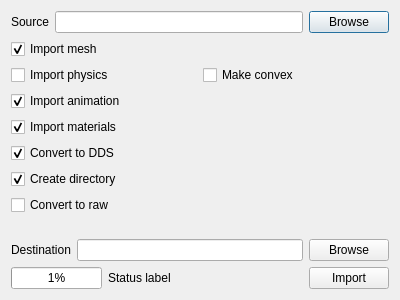
<?xml version="1.0" encoding="UTF-8"?>
<ui version="4.0">
 <class>ImportAssetDialog</class>
 <widget class="QDialog" name="ImportAssetDialog">
  <property name="geometry">
   <rect>
    <x>0</x>
    <y>0</y>
    <width>400</width>
    <height>300</height>
   </rect>
  </property>
  <property name="windowTitle">
   <string>Import asset</string>
  </property>
  <layout class="QVBoxLayout" name="verticalLayout_2">
   <item>
    <layout class="QHBoxLayout" name="horizontalLayout_3">
     <item>
      <widget class="QLabel" name="label">
       <property name="text">
        <string>Source</string>
       </property>
      </widget>
     </item>
     <item>
      <widget class="FilePathEdit" name="sourceInput"/>
     </item>
     <item>
      <widget class="QPushButton" name="browseSourceButton">
       <property name="text">
        <string>Browse</string>
       </property>
      </widget>
     </item>
    </layout>
   </item>
   <item>
    <widget class="QCheckBox" name="importMeshCheckbox">
     <property name="text">
      <string>Import mesh</string>
     </property>
     <property name="checked">
      <bool>true</bool>
     </property>
    </widget>
   </item>
   <item>
    <layout class="QHBoxLayout" name="physicsLayout">
     <item>
      <widget class="QCheckBox" name="importPhysicsCheckbox">
       <property name="text">
        <string>Import physics</string>
       </property>
      </widget>
     </item>
     <item>
      <widget class="QCheckBox" name="convexPhysicsCheckbox">
       <property name="text">
        <string>Make convex</string>
       </property>
      </widget>
     </item>
    </layout>
   </item>
   <item>
    <widget class="QCheckBox" name="importAnimationCheckbox">
     <property name="text">
      <string>Import animation</string>
     </property>
     <property name="checked">
      <bool>true</bool>
     </property>
    </widget>
   </item>
   <item>
    <widget class="QCheckBox" name="importMaterialsCheckbox">
     <property name="text">
      <string>Import materials</string>
     </property>
     <property name="checked">
      <bool>true</bool>
     </property>
    </widget>
   </item>
   <item>
    <widget class="QCheckBox" name="convertToDDSCheckbox">
     <property name="text">
      <string>Convert to DDS</string>
     </property>
     <property name="checked">
      <bool>true</bool>
     </property>
    </widget>
   </item>
   <item>
    <widget class="QCheckBox" name="createDirectoryCheckbox">
     <property name="text">
      <string>Create directory </string>
     </property>
     <property name="checked">
      <bool>true</bool>
     </property>
    </widget>
   </item>
   <item>
    <widget class="QCheckBox" name="convertToRawCheckbox">
     <property name="text">
      <string>Convert to raw</string>
     </property>
    </widget>
   </item>
   <item>
    <spacer name="verticalSpacer">
     <property name="orientation">
      <enum>Qt::Vertical</enum>
     </property>
     <property name="sizeHint" stdset="0">
      <size>
       <width>20</width>
       <height>40</height>
      </size>
     </property>
    </spacer>
   </item>
   <item>
    <layout class="QHBoxLayout" name="horizontalLayout">
     <item>
      <widget class="QLabel" name="label_2">
       <property name="text">
        <string>Destination</string>
       </property>
      </widget>
     </item>
     <item>
      <widget class="QLineEdit" name="destinationInput"/>
     </item>
     <item>
      <widget class="QPushButton" name="browseDestinationButton">
       <property name="text">
        <string>Browse</string>
       </property>
      </widget>
     </item>
    </layout>
   </item>
   <item>
    <layout class="QHBoxLayout" name="horizontalLayout_2">
     <item>
      <widget class="QProgressBar" name="progressBar">
       <property name="sizePolicy">
        <sizepolicy hsizetype="Preferred" vsizetype="Fixed">
         <horstretch>0</horstretch>
         <verstretch>0</verstretch>
        </sizepolicy>
       </property>
       <property name="value">
        <number>1</number>
       </property>
      </widget>
     </item>
     <item>
      <widget class="QLabel" name="statusLabel">
       <property name="sizePolicy">
        <sizepolicy hsizetype="Expanding" vsizetype="Preferred">
         <horstretch>0</horstretch>
         <verstretch>0</verstretch>
        </sizepolicy>
       </property>
       <property name="text">
        <string>Status label</string>
       </property>
       <property name="wordWrap">
        <bool>true</bool>
       </property>
      </widget>
     </item>
     <item>
      <widget class="QPushButton" name="importButton">
       <property name="text">
        <string>Import</string>
       </property>
      </widget>
     </item>
    </layout>
   </item>
  </layout>
 </widget>
 <customwidgets>
  <customwidget>
   <class>FilePathEdit</class>
   <extends>QLineEdit</extends>
   <header>file_path_edit.h</header>
  </customwidget>
 </customwidgets>
 <resources/>
 <connections/>
</ui>
